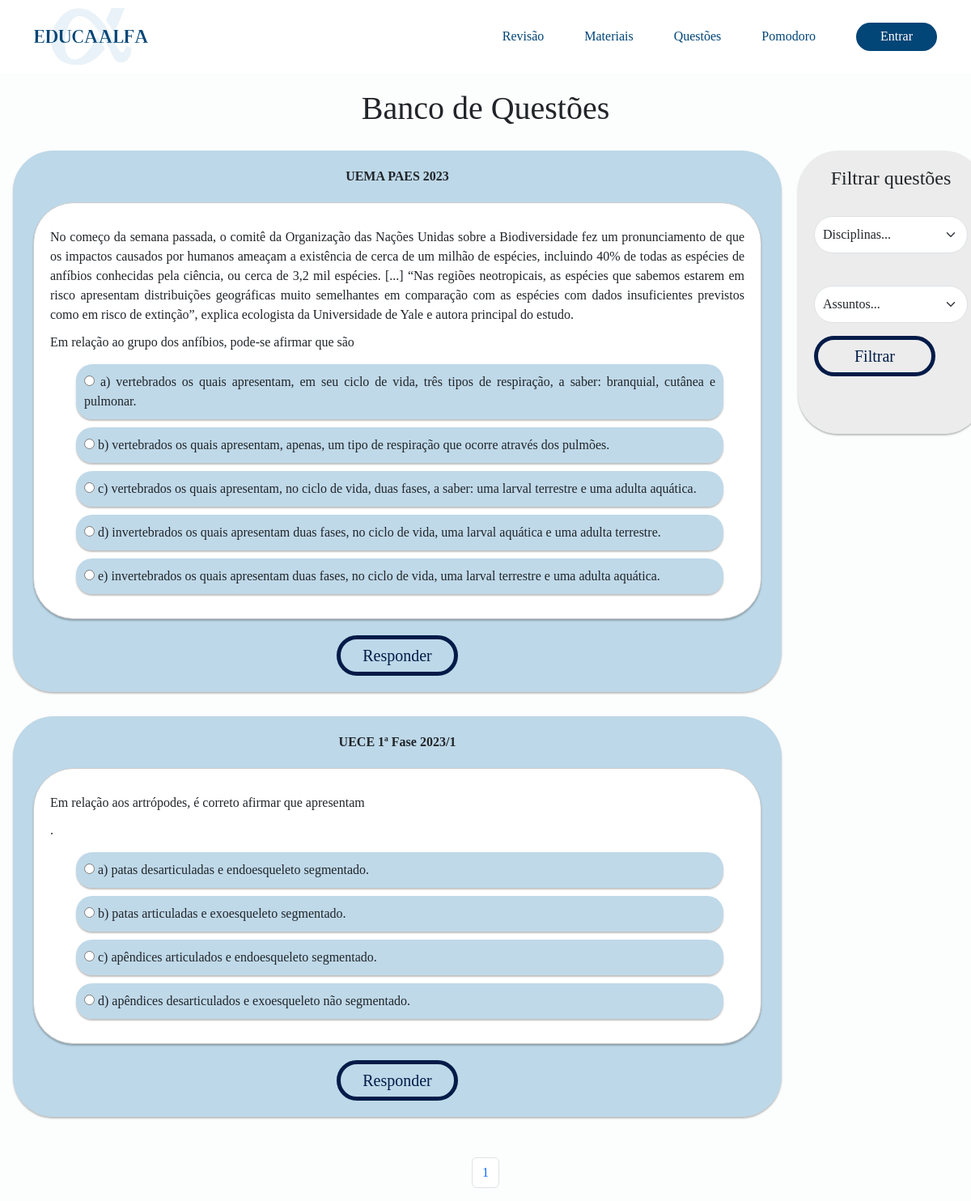
The page /filtro/ on the database its author committed.
### questoes/models.py (models this page shows, shortened)
class Questao(models.Model):
    disciplina = models.ForeignKey(Disciplina, on_delete=models.CASCADE)
    assunto = models.ForeignKey(Assunto, on_delete=models.CASCADE, null=True)  # Defina como nulo temporariamente
    instituicao_ano = models.CharField(max_length=150, default="")
    texto = models.TextField(default="")
    enunciado = models.TextField(default="")
    ordem = models.PositiveIntegerField(default=0)
    respondida = models.BooleanField(default=False)

class Alternativa(models.Model):
    questao = models.ForeignKey('Questao', related_name='alternativas', on_delete=models.CASCADE)
    texto = models.TextField(default="")
    correta = models.BooleanField(default=False)

### questoes/views.py (the view)
# urls.py: path('filtro/', views.filtro_questoes, name='filtro_questoes'),
def filtro_questoes(request):
    disciplinas = Disciplina.objects.all()
    disciplina_id = request.GET.get('disciplina')
    assuntos = []
    if disciplina_id:
        assuntos = Assunto.objects.filter(disciplina_id=disciplina_id)
    assunto_id = request.GET.get('assunto')
    questoes = Questao.objects.all()
    if disciplina_id:
        questoes = questoes.filter(disciplina_id=disciplina_id)
    if assunto_id:
        questoes = questoes.filter(assunto_id=assunto_id)
    questoes_por_pagina = 5
    paginator = Paginator(questoes, questoes_por_pagina)
    page_number = request.GET.get('page')
    page = paginator.get_page(page_number)
    return render(request, 'questoes/pages/lista_questoes.html', {
        'disciplinas': disciplinas,
        'assuntos': assuntos,
        'questoes': page,
        'disciplina_selecionada': int(disciplina_id) if disciplina_id else None,  # Converte para int se não for None
        'assunto_selecionado': int(assunto_id) if assunto_id else None,  # Converte para int se não for None
    })

### questoes/templates/questoes/pages/lista_questoes.html (shortened to what this page needs)
{% extends 'base.html' %}
{% load static %}
{% block head%}
<link rel="stylesheet" href="{% static 'questoes\css\style.css' %}">
{% endblock %}
{% block content %}
<main class="main-content-container">
    <h1 class="title-questoes">Banco de Questões</h1>
    <div class="main">
        {% include 'questoes/partials/questoes.html' %}
        {% include 'questoes/partials/filtro.html' %}
    </div>
    {% include 'questoes/partials/paginacao.html' %}
</main>
{% endblock %}

### templates/base.html (shortened to what this page needs)
{% load static %}
<!DOCTYPE html>
<html lang="pt-br">
<head>
    <link href="https://cdn.jsdelivr.net/npm/bootstrap@5.3.2/dist/css/bootstrap.min.css" rel="stylesheet"
>
        {% block head%} {% endblock %}
    <link rel="stylesheet" href="{% static 'css/style.css' %}">
</head>
<body>
    <header class="container" >
        <img class="logo" src="{% static 'img\LogoOficial.svg'  %}" alt="">
        <nav class="basenav">
            <ul class="navul">
                <li class="navli"><a href="#">Revisão</a></li>
                <li class="navli"><a href="#">Materiais</a></li>
                <li class="navli"><a href="#">Questões</a></li>
                <li class="navli"><a href="#">Pomodoro</a></li>
            </ul>
            <div class="entrar"><a  href="{% url 'login' %}">Entrar</a> </div>
        </nav>
    </header>
<main>
    <div class="container">
        {% block content %}
        {% endblock %}
    </div>
</main>
</body>
</body>
</html>

### questoes/templates/questoes/partials/questoes.html (shortened to what this page needs)
<div class="questao">
    <ul class="questao">
        {% for questao in questoes %}
        <div class="container-azul">
            <div class="instituicao_ano">
                <strong>{{ questao.instituicao_ano }}</strong>
            </div>
            <div class="central">
            <div class="container-branco">
                <li class="questao_texto">
                    {{ questao.texto }}
                </li>
                <li class="questao_enunciado">{{ questao.enunciado }}</li>
                <form method="post" action="{% url 'verificar_resposta' questao.id %}">
                    <ul  class="alternativas-container">
                        {% for alternativa in questao.alternativas.all %}
                        <li id="alternativa" >
                            <label>
                                <input type="radio" name="alternativa" value="{{ alternativa.id }}">
                                {{ alternativa.texto }}
                            </label>
                        </li>
                        {% endfor %}
                    </ul>
                </div>
            </div>
                <div class="responder">
                    <button type="submit">Responder</button>
                </div>
            </div>
        {% endfor %}
    </ul>
</div>

### questoes/templates/questoes/partials/filtro.html (shortened to what this page needs)
<div class="container-filtro">
    <h4 class="filtro">Filtrar questões</h4>
    <form class="row row-cols-lg-auto g-3 align-items-center" method="GET" action="{% url 'filtro_questoes' %}">
        <div class="col-12">
            <label class="visually-hidden" for="disciplina">Disciplina:</label><br>
            <select class="form-select" id="disciplina" name="disciplina">
                <option class="filtros-font" value="">Disciplinas...</option>
            </select>
        </div>
        <div class="col-12">
            <label class="visually-hidden" for="assunto">Assunto:</label><br>
            <select class="form-select" id="assunto" name="assunto">
                <option value="">Assuntos...</option>
            </select>
        </div>
        <div class="responder">
            <button type="submit">Filtrar</button>
        </div>
    </form>
</div>

### questoes/templates/questoes/partials/paginacao.html (shortened to what this page needs)
<div class="pagination-container">
    <nav aria-label="Page navigation example">
        <ul class="pagination">
            <li class="page-item"><a class="page-link" href="?page={{ questoes.number }}">{{ questoes.number }}</a></li>
        </ul>
    </nav>
</div>

### questoes/static/questoes/css/style.css (style rules this page uses)
.main { margin: 0; padding: 0; display: flex; justify-content: center; align-items: center; align-items: flex-start; }
.container-azul { background: rgba(45, 130, 181, 0.30); width: 950px; border-radius: 50px; padding: 20px; margin-bottom: 30px; box-shadow: 0px 2px 2px rgba(0, 0, 0, 0.25); }
.central { display: flex; justify-content: center; align-items: center; }
.container-branco { background: #ffffff; width: 900px; border-radius: 50px; padding: 20px; border: 1px solid #ccc; text-align: center; margin-bottom: 20px; margin-top: 20px; box-shadow: 0px 2px 2px rgba(0, 0, 0, 0.25); }
.container-filtro { text-align: center; width: 230px; height: 350px; background: rgb(217, 217, 217, 0.48); border-radius: 50px; padding: 20px; margin-left: 20px; box-shadow: 0px 2px 2px rgba(0, 0, 0, 0.25); }
#alternativa { background: rgb(45, 130, 181, 0.30); border-radius: 20px; max-width: 800px; box-shadow: 0px 2px 2px rgba(0, 0, 0, 0.25); margin-bottom: 10px; display: block; text-align: justify; padding: 10px; }
.instituicao_ano { text-align: center; }
.title-questoes { text-align: center; padding: 20px; }
.questao_texto { text-align: justify; margin-bottom: 10px; margin-top: 10px; }
ul { list-style: none; }
.questao { list-style-type: none; }
.questao_enunciado { margin-bottom: 15px; text-align: justify; }
.form-select { border-radius: 50px; width: 190px; padding: 10px; }
.filtros-font { font-size: 25px; }
.filtro { text-align: center; }
.pagination-container { display: flex; justify-content: center; margin-top: 20px; }
button { border-radius: 100px; border: 5px solid #001B48; background: rgba(217, 217, 217, 0); width: 150px; height: 50px; margin: auto; display:block; }
.responder button { margin: auto; text-decoration: none; color: #001B48; font-size: 20px; }
.responder { text-align: center; }

### static/css/style.css (style rules this page uses)
:root { --cor-1: #001B48; --cor-2: #024577; --cor-3: #015C92; --cor-4: #2d82B5; --cor-5: #018ABE; --cor-6: #97C4D8; --cor-7: #88CDF6; --cor-8: #B6E6FF; --cor-9: #D6E8EE; --cor-10: #ECEFF1; }
* { font-family: 'Merriweather'; }
main { background-color: #FCFDFD; }
header { display: flex; justify-content: space-between; align-items: center; padding: 10px 20px; background-color: #fff; height: 90px; }
.basenav .navul { list-style-type: none; margin: 0; padding: 0; display: flex; }
.basenav .navli { margin-right: 50px; }
.basenav a { text-decoration: none; color: #024577; }
.logo { max-height: 140px; }
.entrar { background-color: #024577; border-radius: 20px; width: 100px; height: 35px; position: relative; text-align: center; display: flex; align-items: center; }
.entrar a { color: white; position: absolute; top: 50%; left: 50%; transform: translate(-50%, -50%); }
.basenav { display: flex; align-items: center; }

### rows shown on the page
Questao: instituicao_ano "UEMA PAES 2023", texto "No começo da semana passada, o comitê da Organização das Nações Unidas sobre a Biodiversidade fez um pronunciamento de que os impactos causados por humanos ameaçam a existência de cerca de um milhão de espécies, incluindo 40% de todas as espécies de anfíbios conhecidas pela ciência, ou cerca de 3,2 mil espécies. [...] “Nas regiões neotropicais, as espécies que sabemos estarem em risco apresentam distribuições geográficas muito semelhantes em comparação com as espécies com dados insuficientes previstos como em risco de extinção”, explica ecologista da Universidade de Yale e autora principal do estudo.", enunciado "Em relação ao grupo dos anfíbios, pode-se afirmar que são"
Alternativa: texto "a) vertebrados os quais apresentam, em seu ciclo de vida, três tipos de respiração, a saber: branquial, cutânea e pulmonar."
Alternativa: texto "b) vertebrados os quais apresentam, apenas, um tipo de respiração que ocorre através dos pulmões."
Alternativa: texto "c) vertebrados os quais apresentam, no ciclo de vida, duas fases, a saber: uma larval terrestre e uma adulta aquática."
Alternativa: texto "d) invertebrados os quais apresentam duas fases, no ciclo de vida, uma larval aquática e uma adulta terrestre."
Alternativa: texto "e) invertebrados os quais apresentam duas fases, no ciclo de vida, uma larval terrestre e uma adulta aquática."
Questao: instituicao_ano "UECE 1ª Fase 2023/1", texto "Em relação aos artrópodes, é correto afirmar que apresentam", enunciado "."
Alternativa: texto "a) patas desarticuladas e endoesqueleto segmentado."
Alternativa: texto "b) patas articuladas e exoesqueleto segmentado."
Alternativa: texto "c) apêndices articulados e endoesqueleto segmentado."
Alternativa: texto "d) apêndices desarticulados e exoesqueleto não segmentado."

### other values the page prints
{{ questoes.number }} "1"
